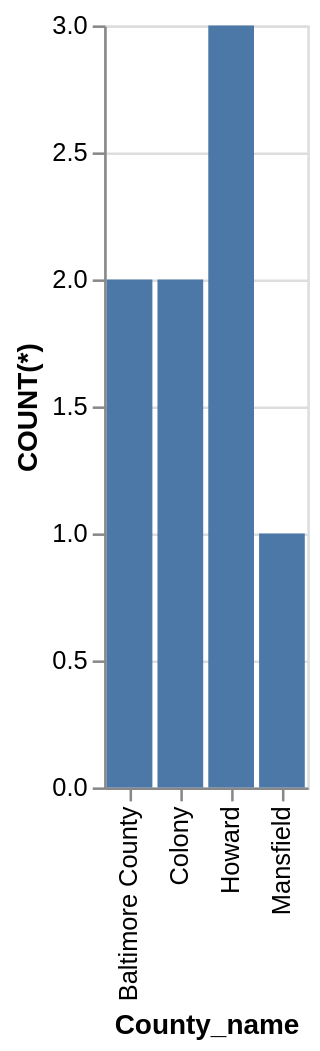

Vega-Lite specification stored for this chart:
### Vega-Lite specification from a JSON file in a GitHub repository (floating-point values rounded to 4 significant figures)
{"data": {"values": [{"x_data": "Baltimore County", "y_data": 2}, {"x_data": "Colony", "y_data": 2}, {"x_data": "Howard", "y_data": 3}, {"x_data": "Mansfield", "y_data": 1}]}, "mark": "bar", "encoding": {"x": {"field": "x_data", "type": "nominal", "title": "County_name", "sort": "ascending"}, "y": {"field": "y_data", "type": "quantitative", "title": "COUNT(*)"}}}
